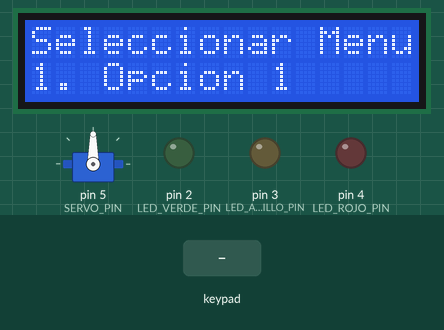
This sketch was run on a simulated Arduino Uno, built with avr-gcc and run on an emulated ATmega328P. Parts: 16×2 character LCD, servo, output pins drawn as LEDs (lit = HIGH). The test bench sets the inputs (shaded band). What the sketch prints to the serial monitor is not drawn.

Above: at 1.2 s.
1.3 s: keypad keys 1 3 1 2 1 1 1 0 * pressed 0.4 s apart
At 3.3 s:
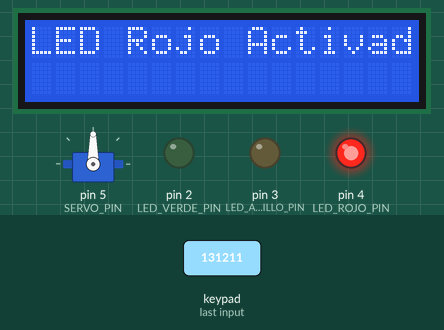
6.4 s: key '4' pressed
At 8.0 s:
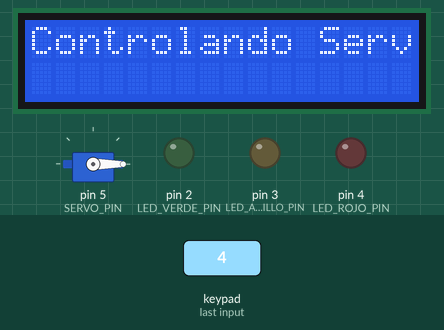
8.9 s: keypad keys 1 3 1 2 1 1 1 0 # pressed 0.4 s apart
At 13.5 s:
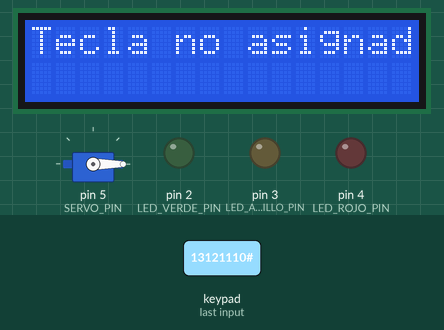
14.0 s: key '*' pressed
At 14.6 s:
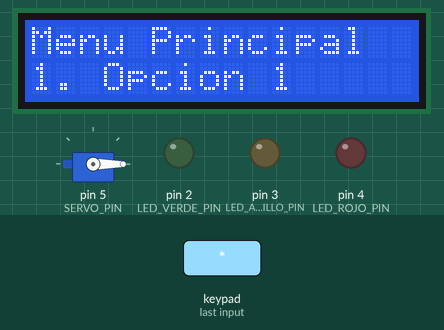
15.5 s: key '1' pressed
At 16.6 s:
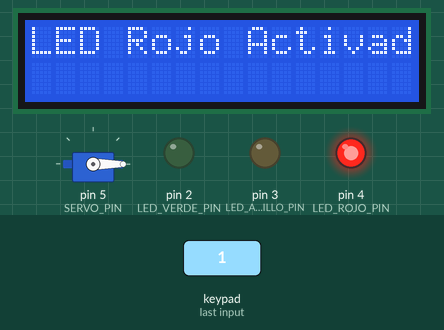
17.0 s: key '2' pressed
At 17.9 s:
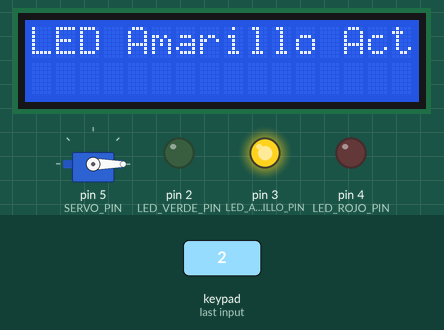
Timing chart, 0 to 19.5 s (numbered marks = the images above; inputs shaded):
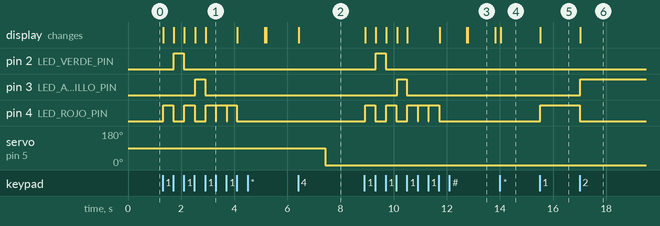

Measured:
- after the input at 1.3 s, pin 2 (LED_VERDE_PIN): LOW → HIGH after 0.42 s, → LOW 0.38 s later; pin 3 (LED_AMARILLO_PIN): LOW → HIGH after 1.2 s, → LOW 0.37 s later; pin 4 (LED_ROJO_PIN): LOW → HIGH at once, → LOW 0.37 s later, → HIGH 0.42 s later, → LOW 0.38 s later, … (10 changes in this stretch); the display: changes at once (image 1)
- after the input at 6.4 s, servo on pin 5 (SERVO_PIN): 90° → 0° after 1.0 s; the display: changes at once (image 2)
- after the input at 8.9 s, pin 2 (LED_VERDE_PIN): LOW → HIGH after 0.43 s, → LOW 0.37 s later; pin 3 (LED_AMARILLO_PIN): LOW → HIGH after 1.2 s, → LOW 0.37 s later
- after the input at 14.0 s, the display: changes at once (image 4)
- after the input at 15.5 s, pin 4 (LED_ROJO_PIN): LOW → HIGH at once; the display: changes at once (image 5)
- after the input at 17.0 s, pin 3 (LED_AMARILLO_PIN): LOW → HIGH at once; pin 4 (LED_ROJO_PIN): HIGH → LOW at once; the display: changes at once (image 6)
- what the display in image 3 shows lasts 1.0 s, from 12.8 s to 13.8 s

The sketch:

menu_servo3x4.ino
```cpp
#include <Keypad.h>
#include <LiquidCrystal_I2C.h>
#include <Servo.h>

// Definir el LCD (dirección 0x27, 16 columnas, 2 filas)
LiquidCrystal_I2C lcd(0x27, 16, 2);

// Definir las filas y columnas del teclado 3x4
const byte filas = 4;
const byte columnas = 3;

// Pines conectados al teclado (ajustados a tu mapeo)
byte pinesFilas[] = {13, 12, 11, 10};
byte pinesColumnas[] = {9, 8, 7};

// Mapa de las teclas
char teclas[4][3] = {
  {'1', '2', '3'},
  {'4', '5', '6'},
  {'7', '8', '9'},
  {'*', '0', '#'}
};

// Crear objeto del teclado
Keypad teclado1 = Keypad(makeKeymap(teclas), pinesFilas, pinesColumnas, filas, columnas);

// Definir pines de los LEDs
const int LED_ROJO_PIN = 4;
const int LED_AMARILLO_PIN = 3;
const int LED_VERDE_PIN = 2;

// Definir el pin para el Servo
const int SERVO_PIN = 5;
Servo servo;

void setup() {
  // Inicializar el monitor serial
  Serial.begin(9600);

  // Inicializar el LCD
  lcd.init();
  lcd.backlight();

  // Configurar los pines de los LEDs como salida
  pinMode(LED_ROJO_PIN, OUTPUT);
  pinMode(LED_AMARILLO_PIN, OUTPUT);
  pinMode(LED_VERDE_PIN, OUTPUT);

  // Inicializar el servo
  servo.attach(SERVO_PIN);

  // Mostrar mensaje inicial en el LCD
  lcd.setCursor(0, 0);
  lcd.print("Seleccionar Menu");
  lcd.setCursor(0, 1);
  lcd.print("1. Opcion 1");
}

void loop() {
  // Verifica si alguna tecla fue presionada
  char tecla_presionada = teclado1.getKey();

  if (tecla_presionada) {
    // Apagar los LEDs antes de encender el nuevo
    digitalWrite(LED_ROJO_PIN, LOW);
    digitalWrite(LED_AMARILLO_PIN, LOW);
    digitalWrite(LED_VERDE_PIN, LOW);

    // Mostrar en el monitor serial
    Serial.print("Tecla: ");
    Serial.println(tecla_presionada);

    // Limpiar la pantalla LCD
    lcd.clear();

    // Procesar la tecla presionada
    switch (tecla_presionada) {
      case '1':
        lcd.setCursor(0, 0);
        lcd.print("LED Rojo Activado");
        digitalWrite(LED_ROJO_PIN, HIGH);
        break;

      case '2':
        lcd.setCursor(0, 0);
        lcd.print("LED Amarillo Activado");
        digitalWrite(LED_AMARILLO_PIN, HIGH);
        break;

      case '3':
        lcd.setCursor(0, 0);
        lcd.print("LED Verde Activado");
        digitalWrite(LED_VERDE_PIN, HIGH);
        break;

      case '4':
        lcd.setCursor(0, 0);
        lcd.print("Controlando Servo");
        servo.write(90);  // Mover el servo a 90 grados
        delay(1000);      // Esperar 1 segundo
        servo.write(0);   // Regresar el servo a 0 grados
        break;

      case '*': // Regresar al menú principal
        lcd.setCursor(0, 0);
        lcd.print("Menu Principal");
        lcd.setCursor(0, 1);
        lcd.print("1. Opcion 1");
        break;

      default:
        lcd.setCursor(0, 0);
        lcd.print("Tecla no asignada");
        delay(1000);
        lcd.clear();
        lcd.setCursor(0, 0);
        lcd.print("Seleccionar Menu");
        lcd.setCursor(0, 1);
        lcd.print("1. Opcion 1");
        break;
    }
  }
}
```
